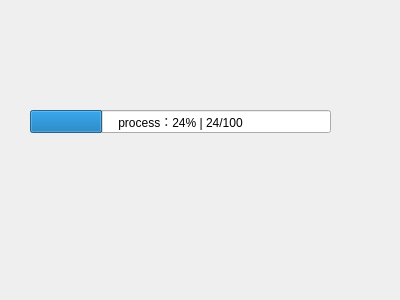
<?xml version="1.0" encoding="UTF-8"?>
<ui version="4.0">
 <class>Form</class>
 <widget class="QWidget" name="Form">
  <property name="geometry">
   <rect>
    <x>0</x>
    <y>0</y>
    <width>400</width>
    <height>300</height>
   </rect>
  </property>
  <property name="windowTitle">
   <string>Form</string>
  </property>
  <widget class="QProgressBar" name="progressBar">
   <property name="geometry">
    <rect>
     <x>30</x>
     <y>110</y>
     <width>301</width>
     <height>23</height>
    </rect>
   </property>
   <property name="value">
    <number>24</number>
   </property>
   <property name="format">
    <string>process：%p% | %v/%m</string>
   </property>
  </widget>
 </widget>
 <resources/>
 <connections/>
</ui>
